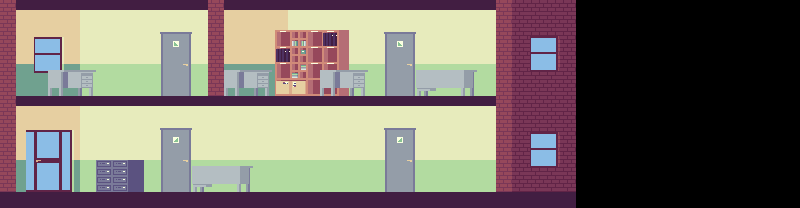

A level layout from a 2D game, rendered from its tile map. Below: a short description, then the map file with its tile-grid data intact:
An orthogonal 50x13 tile map with 16x16 px tiles, 4 tile layers (back, sub-middle, middle, colliders) and 4 objects (2x DoorDown, 2x DoorUp).

<map version="1.8" tiledversion="1.8.2" orientation="orthogonal" renderorder="right-down" width="50" height="13" tilewidth="16" tileheight="16" infinite="0" nextlayerid="7" nextobjectid="7">
 <editorsettings>
  <export target="../../public/stage1.json" format="json" />
 </editorsettings>
 <tileset firstgid="1" name="tiles" tilewidth="16" tileheight="16" tilecount="180" columns="6">
  <image source="../../public/tiles.png" width="96" height="480" />
 </tileset>
 <layer id="1" name="back" width="50" height="13">
  <data encoding="csv">
0,73,73,73,73,13,13,13,13,13,13,13,13,0,73,73,73,73,13,13,13,13,13,13,13,13,13,13,13,13,13,0,114,114,114,114,0,0,0,0,0,0,0,0,0,0,0,0,0,0,
0,79,79,79,79,1,1,1,1,1,1,1,1,0,79,79,79,79,1,1,1,1,1,1,1,1,1,1,1,1,1,0,114,114,114,114,0,0,0,0,0,0,0,0,0,0,0,0,0,0,
0,79,119,120,79,1,1,1,1,1,1,1,1,0,79,79,79,79,1,1,1,1,1,1,1,1,1,1,1,1,1,0,114,157,158,114,0,0,0,0,0,0,0,0,0,0,0,0,0,0,
0,79,125,126,79,1,1,1,1,1,1,1,1,0,79,79,79,79,1,1,1,1,1,1,1,1,1,1,1,1,1,0,114,163,164,114,0,0,0,0,0,0,0,0,0,0,0,0,0,0,
0,85,131,132,85,7,7,7,7,7,7,7,7,0,85,85,85,85,7,7,7,7,7,7,7,7,7,7,7,7,7,0,114,169,170,114,0,0,0,0,0,0,0,0,0,0,0,0,0,0,
0,85,85,85,85,7,7,7,7,7,7,7,7,0,85,85,85,85,7,7,7,7,7,7,7,7,7,7,7,7,7,0,114,114,114,114,0,0,0,0,0,0,0,0,0,0,0,0,0,0,
0,73,73,73,73,13,13,13,13,13,13,13,13,13,13,13,13,13,13,13,13,13,13,13,13,13,13,13,13,13,13,0,114,114,114,114,0,0,0,0,0,0,0,0,0,0,0,0,0,0,
0,79,79,79,79,1,1,1,1,1,1,1,1,1,1,1,1,1,1,1,1,1,1,1,1,1,1,1,1,1,1,0,114,114,114,114,0,0,0,0,0,0,0,0,0,0,0,0,0,0,
0,109,110,111,112,1,1,1,1,1,1,1,1,1,1,1,1,1,1,1,1,1,1,1,1,1,1,1,1,1,1,0,114,157,158,114,0,0,0,0,0,0,0,0,0,0,0,0,0,0,
0,115,116,117,118,1,1,1,1,1,1,1,1,1,1,1,1,1,1,1,1,1,1,1,1,1,1,1,1,1,1,0,114,163,164,114,0,0,0,0,0,0,0,0,0,0,0,0,0,0,
0,121,122,123,124,7,7,7,7,7,7,7,7,7,7,7,7,7,7,7,7,7,7,7,7,7,7,7,7,7,7,0,114,169,170,114,0,0,0,0,0,0,0,0,0,0,0,0,0,0,
0,127,128,129,130,7,7,7,7,7,7,7,7,7,7,7,7,7,7,7,7,7,7,7,7,7,7,7,7,7,7,0,114,114,114,114,0,0,0,0,0,0,0,0,0,0,0,0,0,0,
19,19,19,19,19,19,19,19,19,19,19,19,19,19,19,19,19,19,19,19,19,19,19,19,19,19,19,19,19,19,19,19,19,19,19,19,0,0,0,0,0,0,0,0,0,0,0,0,0,0
</data>
 </layer>
 <layer id="5" name="sub-middle" width="50" height="13">
  <data encoding="csv">
0,0,0,0,0,0,0,0,0,0,0,0,0,0,0,0,0,0,0,0,0,0,0,0,0,0,0,0,0,0,0,0,0,0,0,0,0,0,0,0,0,0,0,0,0,0,0,0,0,0,
0,0,0,0,0,0,0,0,0,0,0,0,0,0,0,0,0,31,32,33,34,35,0,0,0,0,0,0,0,0,0,0,0,0,0,0,0,0,0,0,0,0,0,0,0,0,0,0,0,0,
0,0,0,0,0,0,0,0,0,0,159,160,0,0,0,0,0,37,38,39,40,41,0,0,159,160,0,0,0,0,0,0,0,0,0,0,0,0,0,0,0,0,0,0,0,0,0,0,0,0,
0,0,0,0,0,0,0,0,0,0,165,166,0,0,0,0,0,43,44,45,46,47,0,0,165,166,0,0,0,0,0,0,0,0,0,0,0,0,0,0,0,0,0,0,0,0,0,0,0,0,
0,0,0,0,0,0,0,0,0,0,171,172,0,0,0,0,0,49,50,51,52,53,0,0,171,172,0,0,0,0,0,0,0,0,0,0,0,0,0,0,0,0,0,0,0,0,0,0,0,0,
0,0,0,0,0,0,0,0,0,0,177,178,0,0,0,0,0,55,56,57,58,59,0,0,177,178,0,0,0,0,0,0,0,0,0,0,0,0,0,0,0,0,0,0,0,0,0,0,0,0,
0,0,0,0,0,0,0,0,0,0,0,0,0,0,0,0,0,0,0,0,0,0,0,0,0,0,0,0,0,0,0,0,0,0,0,0,0,0,0,0,0,0,0,0,0,0,0,0,0,0,
0,0,0,0,0,0,0,0,0,0,0,0,0,0,0,0,0,0,0,0,0,0,0,0,0,0,0,0,0,0,0,0,0,0,0,0,0,0,0,0,0,0,0,0,0,0,0,0,0,0,
0,0,0,0,0,0,0,0,0,0,161,162,0,0,0,0,0,0,0,0,0,0,0,0,161,162,0,0,0,0,0,0,0,0,0,0,0,0,0,0,0,0,0,0,0,0,0,0,0,0,
0,0,0,0,0,0,0,0,0,0,167,168,0,0,0,0,0,0,0,0,0,0,0,0,167,168,0,0,0,0,0,0,0,0,0,0,0,0,0,0,0,0,0,0,0,0,0,0,0,0,
0,0,0,0,0,0,0,0,0,0,173,174,0,0,0,0,0,0,0,0,0,0,0,0,173,174,0,0,0,0,0,0,0,0,0,0,0,0,0,0,0,0,0,0,0,0,0,0,0,0,
0,0,0,0,0,0,0,0,0,0,179,180,0,0,0,0,0,0,0,0,0,0,0,0,179,180,0,0,0,0,0,0,0,0,0,0,0,0,0,0,0,0,0,0,0,0,0,0,0,0,
0,0,0,0,0,0,0,0,0,0,0,0,0,0,0,0,0,0,0,0,0,0,0,0,0,0,0,0,0,0,0,0,0,0,0,0,0,0,0,0,0,0,0,0,0,0,0,0,0,0
</data>
 </layer>
 <layer id="4" name="middle" width="50" height="13">
  <data encoding="csv">
0,0,0,0,0,0,0,0,0,0,0,0,0,0,0,0,0,0,0,0,0,0,0,0,0,0,0,0,0,0,0,0,0,0,0,0,0,0,0,0,0,0,0,0,0,0,0,0,0,0,
0,0,0,0,0,0,0,0,0,0,0,0,0,0,0,0,0,0,0,0,0,0,0,0,0,0,0,0,0,0,0,0,0,0,0,0,0,0,0,0,0,0,0,0,0,0,0,0,0,0,
0,0,0,0,0,0,0,0,0,0,0,0,0,0,0,0,0,0,0,0,0,0,0,0,0,0,0,0,0,0,0,0,0,0,0,0,0,0,0,0,0,0,0,0,0,0,0,0,0,0,
0,0,0,0,0,0,0,0,0,0,0,0,0,0,0,0,0,0,0,0,0,0,0,0,0,0,0,0,0,0,0,0,0,0,0,0,0,0,0,0,0,0,0,0,0,0,0,0,0,0,
0,0,0,136,137,138,0,0,0,0,0,0,0,0,136,137,138,0,0,0,136,137,138,0,0,0,61,62,63,64,0,0,0,0,0,0,0,0,0,0,0,0,0,0,0,0,0,0,0,0,
0,0,0,142,143,144,0,0,0,0,0,0,0,0,142,143,144,0,0,0,142,143,144,0,0,0,67,68,69,70,0,0,0,0,0,0,0,0,0,0,0,0,0,0,0,0,0,0,0,0,
0,0,0,0,0,0,0,0,0,0,0,0,0,0,0,0,0,0,0,0,0,0,0,0,0,0,0,0,0,0,0,0,0,0,0,0,0,0,0,0,0,0,0,0,0,0,0,0,0,0,
0,0,0,0,0,0,0,0,0,0,0,0,0,0,0,0,0,0,0,0,0,0,0,0,0,0,0,0,0,0,0,0,0,0,0,0,0,0,0,0,0,0,0,0,0,0,0,0,0,0,
0,0,0,0,0,0,0,0,0,0,0,0,0,0,0,0,0,0,0,0,0,0,0,0,0,0,0,0,0,0,0,0,0,0,0,0,0,0,0,0,0,0,0,0,0,0,0,0,0,0,
0,0,0,0,0,0,0,0,0,0,0,0,0,0,0,0,0,0,0,0,0,0,0,0,0,0,0,0,0,0,0,0,0,0,0,0,0,0,0,0,0,0,0,0,0,0,0,0,0,0,
0,0,0,0,0,0,26,26,27,0,0,0,61,62,63,64,0,0,0,0,0,0,0,0,0,0,0,0,0,0,0,0,0,0,0,0,0,0,0,0,0,0,0,0,0,0,0,0,0,0,
0,0,0,0,0,0,26,26,27,0,0,0,67,68,69,70,0,0,0,0,0,0,0,0,0,0,0,0,0,0,0,0,0,0,0,0,0,0,0,0,0,0,0,0,0,0,0,0,0,0,
0,0,0,0,0,0,0,0,0,0,0,0,0,0,0,0,0,0,0,0,0,0,0,0,0,0,0,0,0,0,0,0,0,0,0,0,0,0,0,0,0,0,0,0,0,0,0,0,0,0
</data>
 </layer>
 <layer id="3" name="colliders" width="50" height="13">
  <data encoding="csv">
113,0,0,0,0,0,0,0,0,0,0,0,0,113,0,0,0,0,0,0,0,0,0,0,0,0,0,0,0,0,0,113,0,0,0,0,0,0,0,0,0,0,0,0,0,0,0,0,0,0,
113,0,0,0,0,0,0,0,0,0,0,0,0,113,0,0,0,0,0,0,0,0,0,0,0,0,0,0,0,0,0,113,0,0,0,0,0,0,0,0,0,0,0,0,0,0,0,0,0,0,
113,0,0,0,0,0,0,0,0,0,0,0,0,113,0,0,0,0,0,0,0,0,0,0,0,0,0,0,0,0,0,113,0,0,0,0,0,0,0,0,0,0,0,0,0,0,0,0,0,0,
113,0,0,0,0,0,0,0,0,0,0,0,0,113,0,0,0,0,0,0,0,0,0,0,0,0,0,0,0,0,0,113,0,0,0,0,0,0,0,0,0,0,0,0,0,0,0,0,0,0,
113,0,0,0,0,0,0,0,0,0,0,0,0,113,0,0,0,0,0,0,0,0,0,0,0,0,0,0,0,0,0,113,0,0,0,0,0,0,0,0,0,0,0,0,0,0,0,0,0,0,
113,0,0,0,0,0,0,0,0,0,0,0,0,113,0,0,0,0,0,0,0,0,0,0,0,0,0,0,0,0,0,113,0,0,0,0,0,0,0,0,0,0,0,0,0,0,0,0,0,0,
113,0,0,0,0,0,0,0,0,0,0,0,0,0,0,0,0,0,0,0,0,0,0,0,0,0,0,0,0,0,0,113,0,0,0,0,0,0,0,0,0,0,0,0,0,0,0,0,0,0,
113,0,0,0,0,0,0,0,0,0,0,0,0,0,0,0,0,0,0,0,0,0,0,0,0,0,0,0,0,0,0,113,0,0,0,0,0,0,0,0,0,0,0,0,0,0,0,0,0,0,
113,0,0,0,0,0,0,0,0,0,0,0,0,0,0,0,0,0,0,0,0,0,0,0,0,0,0,0,0,0,0,113,0,0,0,0,0,0,0,0,0,0,0,0,0,0,0,0,0,0,
113,0,0,0,0,0,0,0,0,0,0,0,0,0,0,0,0,0,0,0,0,0,0,0,0,0,0,0,0,0,0,113,0,0,0,0,0,0,0,0,0,0,0,0,0,0,0,0,0,0,
113,0,0,0,0,0,0,0,0,0,0,0,0,0,0,0,0,0,0,0,0,0,0,0,0,0,0,0,0,0,0,113,0,0,0,0,0,0,0,0,0,0,0,0,0,0,0,0,0,0,
113,0,0,0,0,0,0,0,0,0,0,0,0,0,0,0,0,0,0,0,0,0,0,0,0,0,0,0,0,0,0,113,0,0,0,0,0,0,0,0,0,0,0,0,0,0,0,0,0,0,
0,0,0,0,0,0,0,0,0,0,0,0,0,0,0,0,0,0,0,0,0,0,0,0,0,0,0,0,0,0,0,0,0,0,0,0,0,0,0,0,0,0,0,0,0,0,0,0,0,0
</data>
 </layer>
 <objectgroup id="6" name="objects">
  <object id="3" name="DoorDown" x="384" y="32" width="32" height="64" />
  <object id="4" name="DoorUp" x="160" y="128" width="32" height="64" />
  <object id="5" name="DoorUp" x="384" y="128" width="32" height="64" />
  <object id="6" name="DoorDown" x="160" y="32" width="32" height="64" />
 </objectgroup>
</map>